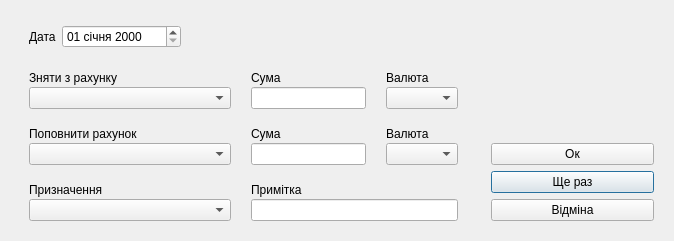
<?xml version="1.0" encoding="UTF-8"?>
<ui version="4.0">
 <class>MovementDialog</class>
 <widget class="QDialog" name="MovementDialog">
  <property name="geometry">
   <rect>
    <x>0</x>
    <y>0</y>
    <width>674</width>
    <height>241</height>
   </rect>
  </property>
  <property name="sizePolicy">
   <sizepolicy hsizetype="Fixed" vsizetype="Fixed">
    <horstretch>0</horstretch>
    <verstretch>0</verstretch>
   </sizepolicy>
  </property>
  <property name="font">
   <font>
    <pointsize>9</pointsize>
   </font>
  </property>
  <property name="windowTitle">
   <string>Переміщення коштів</string>
  </property>
  <property name="windowIcon">
   <iconset resource="../../../res/icons.qrc">
    <normaloff>:/icons/credit_card.ico</normaloff>:/icons/credit_card.ico</iconset>
  </property>
  <property name="locale">
   <locale language="Ukrainian" country="Ukraine"/>
  </property>
  <layout class="QHBoxLayout" name="horizontalLayout">
   <item>
    <widget class="QWidget" name="widget" native="true">
     <layout class="QVBoxLayout" name="verticalLayout_2">
      <property name="spacing">
       <number>0</number>
      </property>
      <property name="topMargin">
       <number>0</number>
      </property>
      <property name="bottomMargin">
       <number>0</number>
      </property>
      <item alignment="Qt::AlignLeft">
       <widget class="QWidget" name="widget_4" native="true">
        <layout class="QHBoxLayout" name="horizontalLayout_4">
         <item>
          <widget class="QLabel" name="label_8">
           <property name="text">
            <string>Дата</string>
           </property>
          </widget>
         </item>
         <item>
          <widget class="QDateEdit" name="dateEdit">
           <property name="displayFormat">
            <string>dd MMMM yyyy</string>
           </property>
          </widget>
         </item>
        </layout>
       </widget>
      </item>
      <item>
       <widget class="QWidget" name="widget_3" native="true">
        <layout class="QHBoxLayout" name="horizontalLayout_2">
         <property name="spacing">
          <number>2</number>
         </property>
         <property name="leftMargin">
          <number>0</number>
         </property>
         <property name="topMargin">
          <number>0</number>
         </property>
         <property name="rightMargin">
          <number>0</number>
         </property>
         <property name="bottomMargin">
          <number>0</number>
         </property>
         <item>
          <widget class="QWidget" name="widget_6" native="true">
           <property name="minimumSize">
            <size>
             <width>220</width>
             <height>0</height>
            </size>
           </property>
           <layout class="QVBoxLayout" name="verticalLayout_3">
            <property name="spacing">
             <number>2</number>
            </property>
            <item>
             <widget class="QLabel" name="label">
              <property name="text">
               <string>Зняти з рахунку</string>
              </property>
             </widget>
            </item>
            <item>
             <widget class="QComboBox" name="accountFromComboBox"/>
            </item>
           </layout>
          </widget>
         </item>
         <item>
          <widget class="QWidget" name="widget_7" native="true">
           <layout class="QVBoxLayout" name="verticalLayout_4">
            <property name="spacing">
             <number>2</number>
            </property>
            <item>
             <widget class="QLabel" name="label_2">
              <property name="text">
               <string>Сума</string>
              </property>
             </widget>
            </item>
            <item>
             <widget class="QLineEdit" name="amountFromEdit"/>
            </item>
           </layout>
          </widget>
         </item>
         <item>
          <widget class="QWidget" name="widget_8" native="true">
           <layout class="QVBoxLayout" name="verticalLayout_5">
            <property name="spacing">
             <number>2</number>
            </property>
            <item>
             <widget class="QLabel" name="label_3">
              <property name="text">
               <string>Валюта</string>
              </property>
             </widget>
            </item>
            <item>
             <widget class="QComboBox" name="currencyFromComboBox"/>
            </item>
           </layout>
          </widget>
         </item>
        </layout>
       </widget>
      </item>
      <item>
       <widget class="QWidget" name="widget_9" native="true">
        <layout class="QHBoxLayout" name="horizontalLayout_3">
         <property name="spacing">
          <number>2</number>
         </property>
         <property name="leftMargin">
          <number>0</number>
         </property>
         <property name="topMargin">
          <number>0</number>
         </property>
         <property name="rightMargin">
          <number>0</number>
         </property>
         <property name="bottomMargin">
          <number>0</number>
         </property>
         <item>
          <widget class="QWidget" name="widget_10" native="true">
           <property name="minimumSize">
            <size>
             <width>220</width>
             <height>0</height>
            </size>
           </property>
           <layout class="QVBoxLayout" name="verticalLayout_6">
            <property name="spacing">
             <number>2</number>
            </property>
            <item>
             <widget class="QLabel" name="label_4">
              <property name="text">
               <string>Поповнити рахунок</string>
              </property>
             </widget>
            </item>
            <item>
             <widget class="QComboBox" name="accountToComboBox"/>
            </item>
           </layout>
          </widget>
         </item>
         <item>
          <widget class="QWidget" name="widget_11" native="true">
           <layout class="QVBoxLayout" name="verticalLayout_7">
            <property name="spacing">
             <number>2</number>
            </property>
            <item>
             <widget class="QLabel" name="label_5">
              <property name="text">
               <string>Сума</string>
              </property>
             </widget>
            </item>
            <item>
             <widget class="QLineEdit" name="amountToEdit"/>
            </item>
           </layout>
          </widget>
         </item>
         <item>
          <widget class="QWidget" name="widget_12" native="true">
           <layout class="QVBoxLayout" name="verticalLayout_8">
            <property name="spacing">
             <number>2</number>
            </property>
            <item>
             <widget class="QLabel" name="label_6">
              <property name="text">
               <string>Валюта</string>
              </property>
             </widget>
            </item>
            <item>
             <widget class="QComboBox" name="currencyToComboBox"/>
            </item>
           </layout>
          </widget>
         </item>
        </layout>
       </widget>
      </item>
      <item>
       <widget class="QWidget" name="widget_5" native="true">
        <layout class="QHBoxLayout" name="horizontalLayout_5">
         <property name="spacing">
          <number>2</number>
         </property>
         <property name="leftMargin">
          <number>0</number>
         </property>
         <property name="topMargin">
          <number>0</number>
         </property>
         <property name="rightMargin">
          <number>0</number>
         </property>
         <property name="bottomMargin">
          <number>0</number>
         </property>
         <item>
          <widget class="QWidget" name="widget_13" native="true">
           <property name="minimumSize">
            <size>
             <width>220</width>
             <height>0</height>
            </size>
           </property>
           <layout class="QVBoxLayout" name="verticalLayout_9">
            <property name="spacing">
             <number>2</number>
            </property>
            <property name="leftMargin">
             <number>9</number>
            </property>
            <property name="topMargin">
             <number>9</number>
            </property>
            <property name="rightMargin">
             <number>9</number>
            </property>
            <property name="bottomMargin">
             <number>9</number>
            </property>
            <item>
             <widget class="QLabel" name="label_7">
              <property name="text">
               <string>Призначення</string>
              </property>
             </widget>
            </item>
            <item>
             <widget class="QComboBox" name="docTypeComboBox"/>
            </item>
           </layout>
          </widget>
         </item>
         <item>
          <widget class="QWidget" name="widget_14" native="true">
           <layout class="QVBoxLayout" name="verticalLayout_10">
            <property name="spacing">
             <number>2</number>
            </property>
            <property name="topMargin">
             <number>9</number>
            </property>
            <property name="bottomMargin">
             <number>9</number>
            </property>
            <item>
             <widget class="QLabel" name="label_9">
              <property name="text">
               <string>Примітка</string>
              </property>
             </widget>
            </item>
            <item>
             <widget class="QLineEdit" name="noteEdit"/>
            </item>
           </layout>
          </widget>
         </item>
        </layout>
       </widget>
      </item>
     </layout>
    </widget>
   </item>
   <item alignment="Qt::AlignBottom">
    <widget class="QWidget" name="widget_2" native="true">
     <property name="minimumSize">
      <size>
       <width>181</width>
       <height>0</height>
      </size>
     </property>
     <property name="maximumSize">
      <size>
       <width>181</width>
       <height>16777215</height>
      </size>
     </property>
     <layout class="QVBoxLayout" name="verticalLayout">
      <item>
       <widget class="QPushButton" name="okButton">
        <property name="text">
         <string>Ок</string>
        </property>
        <property name="autoDefault">
         <bool>false</bool>
        </property>
       </widget>
      </item>
      <item>
       <widget class="QPushButton" name="moreButton">
        <property name="text">
         <string>Ще раз</string>
        </property>
        <property name="autoDefault">
         <bool>false</bool>
        </property>
        <property name="default">
         <bool>true</bool>
        </property>
       </widget>
      </item>
      <item>
       <widget class="QPushButton" name="cancelButton">
        <property name="text">
         <string>Відміна</string>
        </property>
        <property name="autoDefault">
         <bool>false</bool>
        </property>
       </widget>
      </item>
     </layout>
    </widget>
   </item>
  </layout>
 </widget>
 <resources>
  <include location="../../../res/icons.qrc"/>
 </resources>
 <connections/>
</ui>
